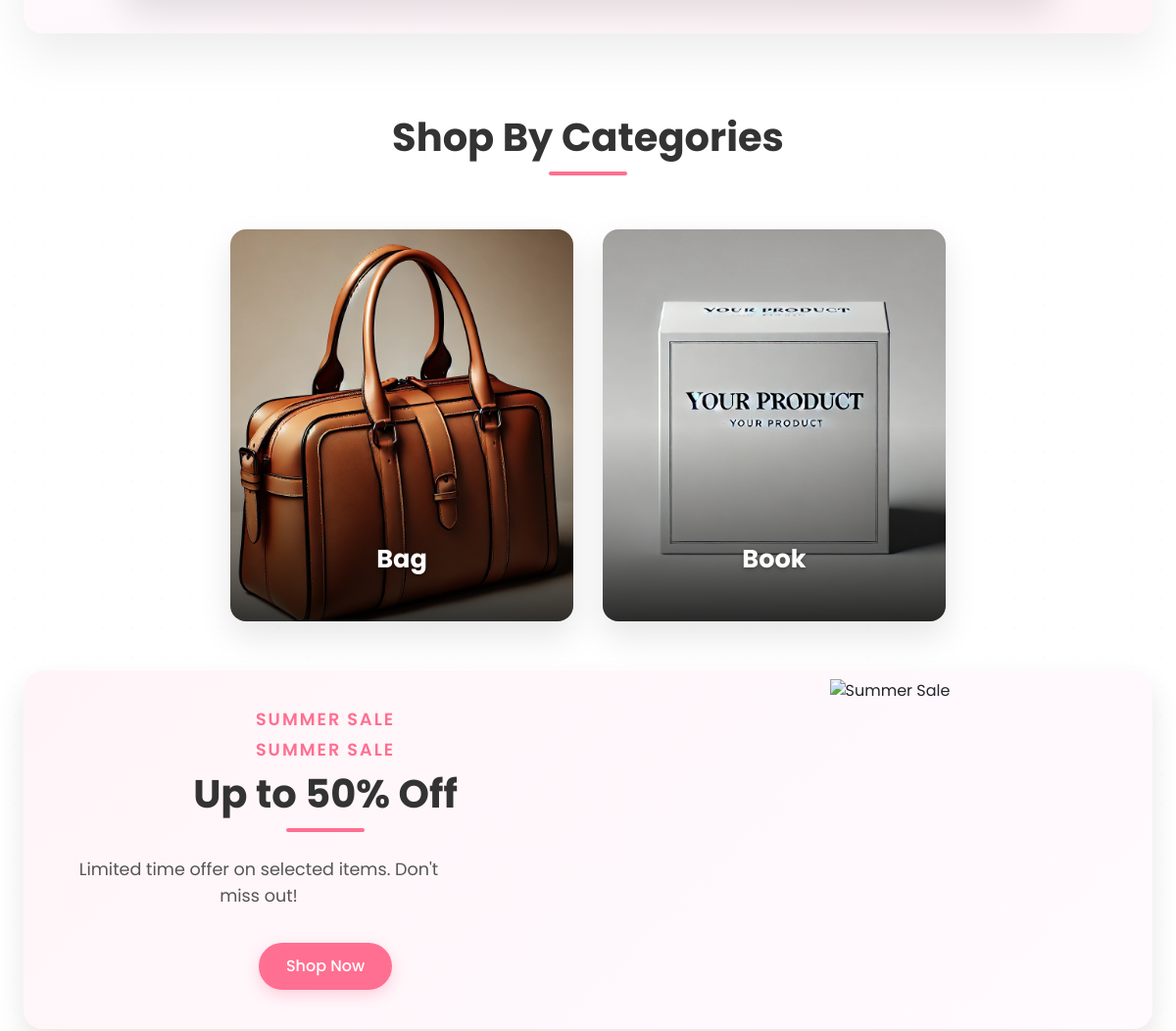
Page /home/ (middle part) on the earlier database version.
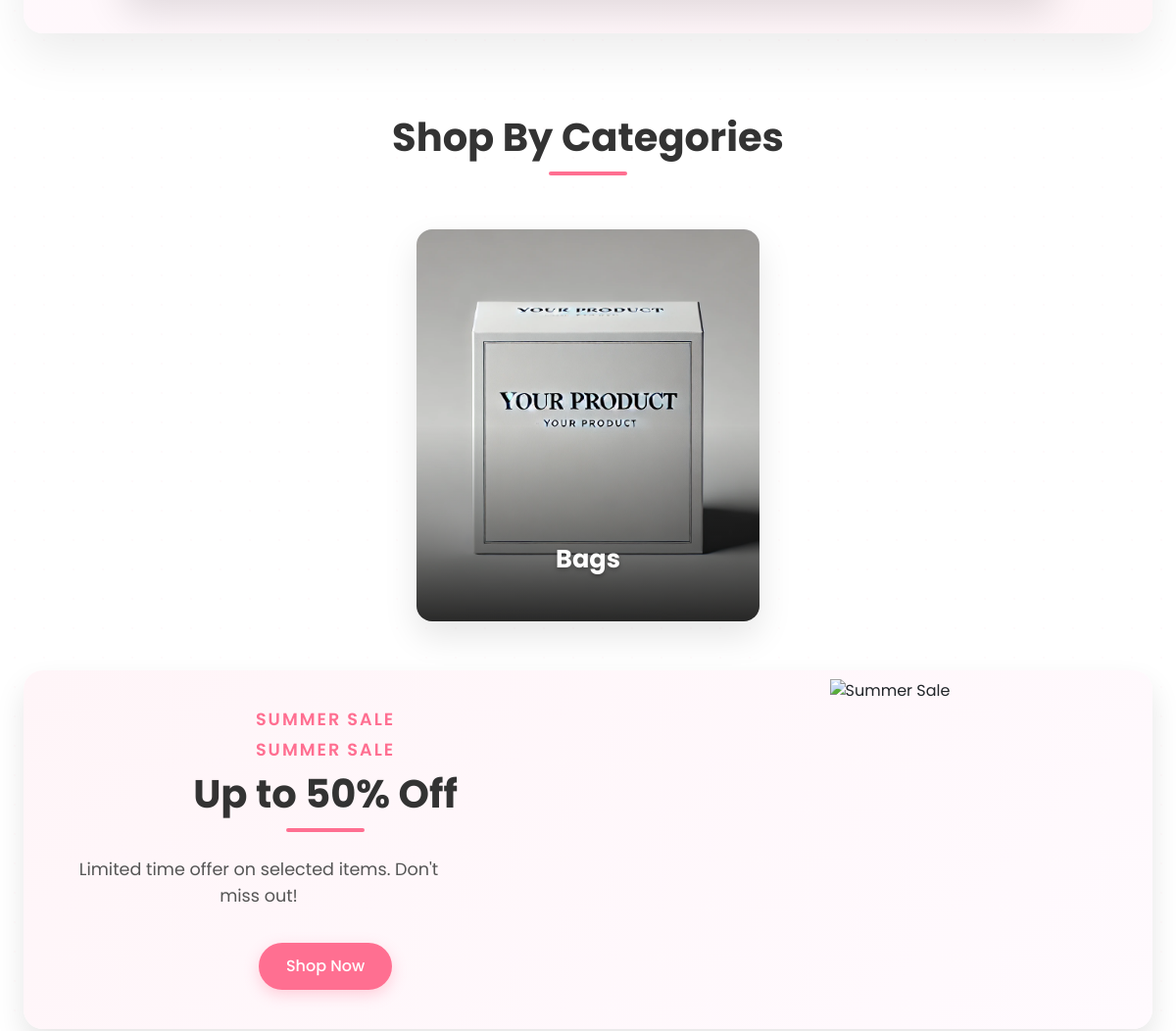
Same page on the later database version.
### iwm/models.py (models this page shows, shortened)
class Category(models.Model):
    name = models.CharField(max_length=255)
    slug = models.SlugField(unique=True, blank=True)
    image = models.ImageField(upload_to='category_images/', blank=True, null=True)
    class Meta:
        verbose_name_plural = "Categories"

### iwm/views.py (the view)
# urls.py: 2. Add a URL to urlpatterns:  path('', views.home, name='home')
def home(request):
    return render(request, 'home.html', {'categories': Category.objects.all()})

### iwm/templates/home.html (shortened to what this page needs)
{% extends 'base.html' %}
{% load static %}
{% block head %}
<link rel="stylesheet" href="{% static 'css/index.css' %}">
<link href="https://cdn.jsdelivr.net/npm/bootstrap@5.3.0-alpha1/dist/css/bootstrap.min.css" rel="stylesheet">
{% endblock head %}
{% block content %}
    <div class="hero">
    </div>
    <div class="categories">
        <h2>Shop By Categories</h2>
        <div class="cont">
            {% for category in categories %}
            <div class="category-item">
                <img src="{{ category.image.url }}" alt="{{ category.name }}">
                <h3>{{ category.name }}</h3>
            </div>
            {% endfor %}
        </div>
        <div class="promo-banner">
            <div class="promo-content">
                <div class="promo-text">
                    <h3>SUMMER SALE</h3>
                    <h3>SUMMER SALE</h3>
                    <h2>Up to 50% Off</h2>
                    <p>Limited time offer on selected items. Don't miss out!</p>
                    <a href="{% url 'shop' %}" class="btn-shop-now">Shop Now</a>
                </div>
                <div class="promo-image">
                    <img src="https://images.unsplash.com/photo-1567401893414-76b7b1e5a7a5?w=600&auto=format&fit=crop&q=80" alt="Summer Sale">
                </div>
            </div>
        </div>
    </div>
{% endblock %}

Differences in the rows shown:
removed Category: image (picture), name "Bag"
removed Category: image (picture), name "Book"
added Category: image (picture), name "Bags"
